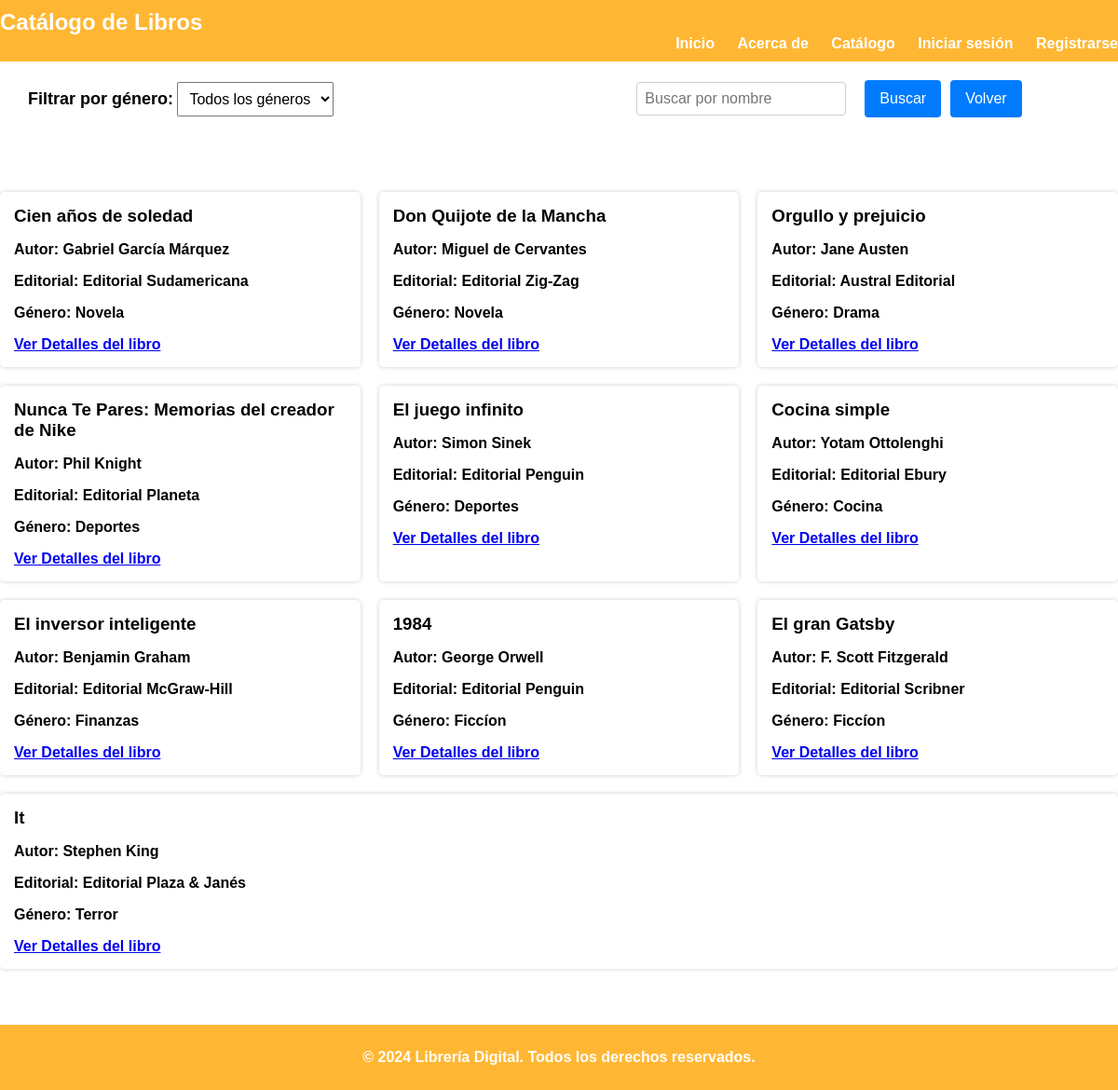
Screenshot of /catalogo/ with the database file from the repository.
### libreria/models.py (models this page shows, shortened)
class Libro(models.Model):
    titulo = models.CharField(max_length=200)
    autor = models.CharField(max_length=200)
    genero = models.CharField(max_length=100)
    editorial = models.CharField(max_length=200)
    descripcion = models.TextField(default='Descripción no disponible')  # Valor predeterminado agregado
    imagen = models.ImageField(upload_to='imagenes_libros/', null=True, blank=True)

### libreria/views.py (the view)
# urls.py: path('catalogo/', views.catalogo_view, name='catalogo'),
def catalogo_view(request):
    genero_seleccionado = request.GET.get('genero', 'all')
    query = request.GET.get('search', '')
    if genero_seleccionado == 'all':
        libros = Libro.objects.all()
    else:
        libros = Libro.objects.filter(genero=genero_seleccionado)
    if query:
        libros = libros.filter(titulo__icontains=query)
    generos = Libro.objects.values_list('genero', flat=True).distinct()
    return render(request, 'catalogo.html', {
        'libros': libros,
        'generos': generos,
        'selected_genero': genero_seleccionado,
        'query': query,
    })

### libreria/templates/catalogo.html (shortened to what this page needs)
{% load static %}
<!DOCTYPE html>
<html lang="es">
<head>
    <link rel="stylesheet" href="{% static 'css/catalogo.css' %}">
</head>
<body>
    <header class="header">
        <div class="container">
            <h1 class="logo">Catálogo de Libros</h1>
            <nav class="navbar">
                <ul class="nav-list">
                    <li><a href="{% url 'landing_page' %}">Inicio</a></li>
                    <li><a href="{% url 'acerca_de' %}">Acerca de</a></li>
                    <li><a href="{% url 'catalogo' %}">Catálogo</a></li>
                    <li><a href="{% url 'login' %}">Iniciar sesión</a></li>
                    <li><a href="{% url 'register' %}">Registrarse</a></li>
                </ul>
            </nav>
        </div>
    </header>
    <div class="main-content">
        <section class="filter-search-section">
            <div class="container">
                <div class="filter-search-wrapper">
                    <div class="filter-section">
                        <label for="genre-filter">Filtrar por género:</label>
                        <select id="genre-filter" onchange="window.location.href=this.value;">
                            <option value="{% url 'catalogo' %}?genero=all" {% if selected_genero == 'all' %}selected{% endif %}>Todos los géneros</option>
                        </select>
                    </div>
                    <div class="search-form">
                        <form method="get" action="{% url 'catalogo' %}">
                            <input type="text" name="search" placeholder="Buscar por nombre" value="{{ query }}">
                            <button type="submit">Buscar</button>
                            <a href="{% url 'catalogo' %}" class="btn btn-back">Volver</a>
                        </form>
                    </div>
                </div>
            </div>
        </section>
        <section class="books-section">
            <div class="container">
                <div class="books-list">
                    {% for libro in libros %}
                    <div class="book-item">
                        <h3>{{ libro.titulo }}</h3>
                        <p><strong>Autor:</strong> {{ libro.autor }}</p>
                        <p><strong>Editorial:</strong> {{ libro.editorial }}</p>
                        <p><strong>Género:</strong> {{ libro.genero }}</p>
                        <a href="{% url 'libro_detalle' libro.id %}" class="btn">Ver Detalles del libro</a>
                    </div>
                    {% endfor %}
                </div>
            </div>
        </section>
    </div>
    <footer class="footer">
        <div class="container">
            <p>&copy; 2024 Librería Digital. Todos los derechos reservados.</p>
        </div>
    </footer>
</body>
</html>

### static/css/catalogo.css (style rules this page uses)
html, body { height: 100%; margin: 0; color: #000000; font-weight: bold; }
body { font-family: Arial, sans-serif; background-size: cover; background-repeat: no-repeat; background-position: center center; display: flex; flex-direction: column; }
.main-content { flex: 1; }
.header { background-color: rgba(255, 166, 0, 0.8); color: #fff; padding: 10px 0; }
.header .logo { font-size: 24px; margin: 0; }
.navbar { float: right; }
.nav-list { list-style-type: none; margin: 0; padding: 0; }
.nav-list li { display: inline-block; margin-left: 20px; }
.nav-list li a { color: #fff; text-decoration: none; font-size: 16px; }
.filter-search-section { padding: 20px; }
.filter-search-wrapper { display: flex; justify-content: space-between; align-items: center; flex-wrap: wrap; }
.filter-section, .search-form { flex: 1; margin: 0 10px; }
.search-form { display: flex; justify-content: center; }
.search-form form { display: flex; align-items: center; }
.search-form input[type="text"] { padding: 8px; font-size: 16px; border: 1px solid #ccc; border-radius: 4px; margin-right: 10px; }
.search-form button, .btn-back { padding: 8px 16px; font-size: 16px; border: none; background-color: #007bff; color: white; border-radius: 4px; cursor: pointer; text-decoration: none; margin-left: 10px; font-weight: normal; line-height: 1.5; text-align: center; }
.filter-section label { font-size: 18px; }
.filter-section select { padding: 8px; font-size: 16px; }
.books-section { padding: 60px 0; }
.books-list { display: flex; flex-wrap: wrap; gap: 20px; }
.book-item { background-color: rgba(255, 255, 255, 0.9); padding: 15px; border-radius: 5px; box-shadow: 0 0 5px rgba(0, 0, 0, 0.2); flex: 1 1 30%; color: #000; box-sizing: border-box; }
.book-item h3 { margin: 0 0 10px; color: #000; }
.footer { background-color: rgba(255, 166, 0, 0.8); color: #fff; text-align: center; padding: 10px 0; }

### rows the page displays
Libro: titulo "Cien años de soledad", autor "Gabriel García Márquez", editorial "Editorial Sudamericana", genero "Novela"
Libro: titulo "Don Quijote de la Mancha", autor "Miguel de Cervantes", editorial "Editorial Zig-Zag", genero "Novela"
Libro: titulo "Orgullo y prejuicio", autor "Jane Austen", editorial "Austral Editorial", genero "Drama"
Libro: titulo "Nunca Te Pares: Memorias del creador de Nike", autor "Phil Knight", editorial "Editorial Planeta", genero "Deportes"
Libro: titulo "El juego infinito", autor "Simon Sinek", editorial "Editorial Penguin", genero "Deportes"
Libro: titulo "Cocina simple", autor "Yotam Ottolenghi", editorial "Editorial Ebury", genero "Cocina"
Libro: titulo "El inversor inteligente", autor "Benjamin Graham", editorial "Editorial McGraw-Hill", genero "Finanzas"
Libro: titulo "1984", autor "George Orwell", editorial "Editorial Penguin", genero "Ficcíon"
Libro: titulo "El gran Gatsby", autor "F. Scott Fitzgerald", editorial "Editorial Scribner", genero "Ficcíon"
Libro: titulo "It", autor "Stephen King", editorial "Editorial Plaza & Janés", genero "Terror"
